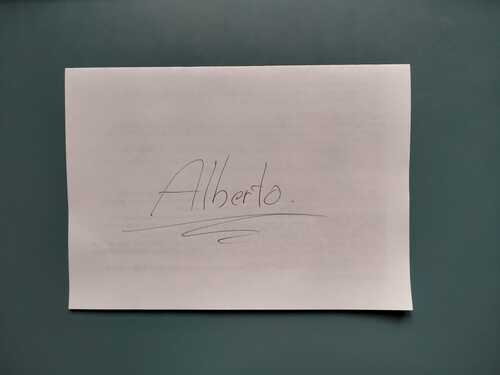
//> input picture Prácticas/Práctica 2: Histogramas, Bordes y Regiones/src/Opción 1: Clics/clics.jpg, 500 x 375 px
$ ./main   (built with g++ and OpenCV 4)
//> lines starting //> are read from the running program, lines starting //| are printed output that depends on the picture; after the words box and inside, x2 and y2 are one past the last pixel; in counts of white or black regions, pixels touching at a corner belong together
#include <opencv2/opencv.hpp>
#include <iostream>

cv::Mat originalImage, transformedImage;
std::vector<cv::Point2f> points;
bool transformed = false;

// on_mouse() function
// Create mouse callback
void
on_mouse(int event, int x, int y, int, void*)
{
    if (event == cv::EVENT_LBUTTONDOWN) {

        if (transformed) {
            transformedImage = originalImage.clone();
            points.clear();
            transformed = false;
            cv::imshow("OPTION 1", transformedImage);
            return;
        }

        if (points.size() < 4) {
            points.emplace_back(static_cast<float>(x), static_cast<float>(y));
            cv::putText(transformedImage, std::to_string(points.size()), cv::Point(x, y),
                        cv::FONT_HERSHEY_SIMPLEX, 1, cv::Scalar(0, 0, 255), 2);
            cv::imshow("OPTION 1", transformedImage);
        }

        if (points.size() == 4) {
            std::vector<cv::Point2f> destPoints = {
                {0.0f, 0.0f},
                {static_cast<float>(originalImage.cols - 1), 0.0f},
                {0.0f, static_cast<float>(originalImage.rows - 1)},
                {static_cast<float>(originalImage.cols - 1), static_cast<float>(originalImage.rows - 1)}
            };
            cv::Mat perspectiveMatrix = cv::getPerspectiveTransform(points, destPoints);
            cv::warpPerspective(originalImage, transformedImage, perspectiveMatrix, originalImage.size());
            cv::imshow("OPTION 1", transformedImage);
            transformed = true;
        }
    }
}

// main() function
// Main function of the program
int
main()
{
    // Read image
    originalImage = cv::imread("clics.jpg", cv::IMREAD_COLOR);
//> originalImage is the input picture: 375 rows x 500 cols, CV_8UC3; mean B, G, R 116.3, 118.4, 115.6

    // Check if image is loaded fine
    if (originalImage.empty()) {
        std::cerr << "Error: No se pudo cargar la imagen." << std::endl;
        return -1;
    }

    transformedImage = originalImage.clone();

    // Show results
    cv::namedWindow("OPTION 1");

    // Create mouse callback
    cv::setMouseCallback("OPTION 1", on_mouse);

    // Show results
    cv::imshow("OPTION 1", transformedImage);

    // Wait to press a key
    cv::waitKey(0);
//> the left mouse button is pressed and released at (125, 93)
//> in on_mouse, `cv::putText(transformedImage, std::to_string(points.size()), cv::Point..`: transformedImage: 375 rows x 500 cols, CV_8UC3; 85 pixels changed, all inside (x1, y1, x2, y2) = (130, 71, 138, 95)
//> the left mouse button is pressed and released at (375, 93)
//> the left mouse button is pressed and released at (375, 281)
//> the left mouse button is pressed and released at (125, 281)
//> in on_mouse (call 7), `cv::putText(transformedImage, std::to_string(points.size()), cv::Point..`:
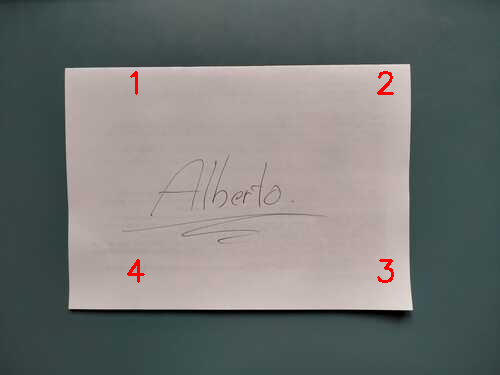
//> transformedImage: 375 rows x 500 cols, CV_8UC3; mean B, G, R 115.8, 117.8, 115.8
//> in on_mouse (call 7), `cv::warpPerspective(originalImage, transformedImage, perspectiveMatrix..`:
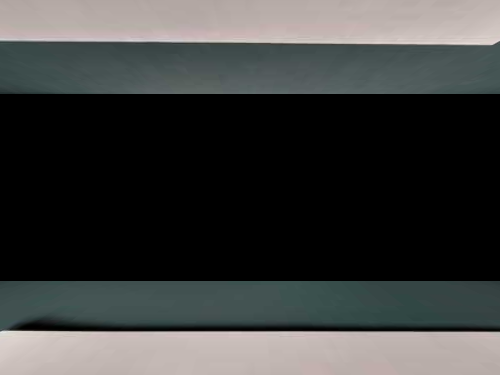
//> transformedImage: 375 rows x 500 cols, CV_8UC3; mean B, G, R 61.4, 62.4, 61.4
    return 0;
}
